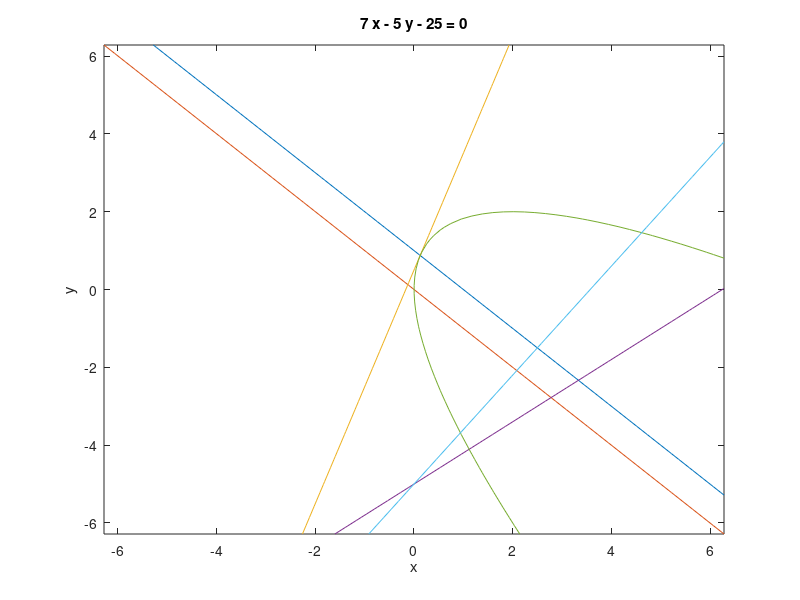

Reproduce this figure in MATLAB.
ezplot('x+y-1')
hold on
ezplot('-x-y')
hold on
ezplot('y/3 - x - 1/6')
hold on
ezplot('x - (5*y)/4 - 25/4')
hold on
ezplot('(x + y)^2 - 8*x ')

hold on
ezplot('7*x - 5*y - 25')
hold on

return
ezplot('x + y - 1  ')
hold on
ezplot('- x - y  ')

hold on
ezplot('x - y/3 + 1/6 ')
hold on
ezplot('y - x - 1  ')
hold on
ezplot('(x + y)^2 - 8*x  ')
hold on
ezplot('18*y - 18*x - (x + y)^2 + 99  ')


hold on
return



return
%ezplot('-y')
%ezplot("-y")
%hold on
ezplot('log(abs(x))/log(exp(1))')
return
ezplot('x^2*(ln(abs(y)+0.5))'  )
return
%ezplot('exp(-x^2)',[-1,1]  )
%ezplot('sin(x)' ,[-1,1] )
ezplot('abs(x*y)'  )

hold on

%ezplot('x - 1' ) 
%hold on
ezplot('x - y'  )

hold on
ezplot('(2*y)/3 - x - 1') 
hold on
ezplot('- x - (2*y)/3' )
hold on
ezplot('6^(1/2)/4 - (6^(1/2)*x)/2 - y + 7/8'  )
hold on
ezplot('y + (6^(1/2)*x)/2 - 3/8' )
hold on
return
ezplot("x - y")
hold on

ezplot("-3*x + 2*y -3")
hold on
ezplot("x + y")
hold on
ezplot("x + y-2")
hold on
ezplot("x + 3*y/2+3/2")
hold on
ezplot("x + 3*y/2-9/2")
hold on
return
ezplot("3*x + 2*y")
hold on
return
ezplot('s2/2 - s1/2 - (s1 + s2)^2/36 + 11/4')
hold on
ezplot('(27*s1)/44 - (51*s2)/88 + (s1 + (3*s2)/2)^2/44 - 591/176')
hold on
return

(27*s1)/44 - (51*s2)/88 + (s1 + (3*s2)/2)^2/44 - 591/176 
s2/2 - s1/2 - (s1 + s2)^2/36 + 11/4 
(51*s2)/88 - (27*s1)/44 - (s1 + (3*s2)/2)^2/44 + 591/176 <= 0

%ezplot('x-y-2')
%hold on
%ezplot('-x+y')
%hold on
ezplot('8*x-(x+y)^2')
hold on
ezplot("x-y+1")
%ezplot("y-1")
hold on
ezplot("y+x-2")
hold on
ezplot("y+x")
hold on
